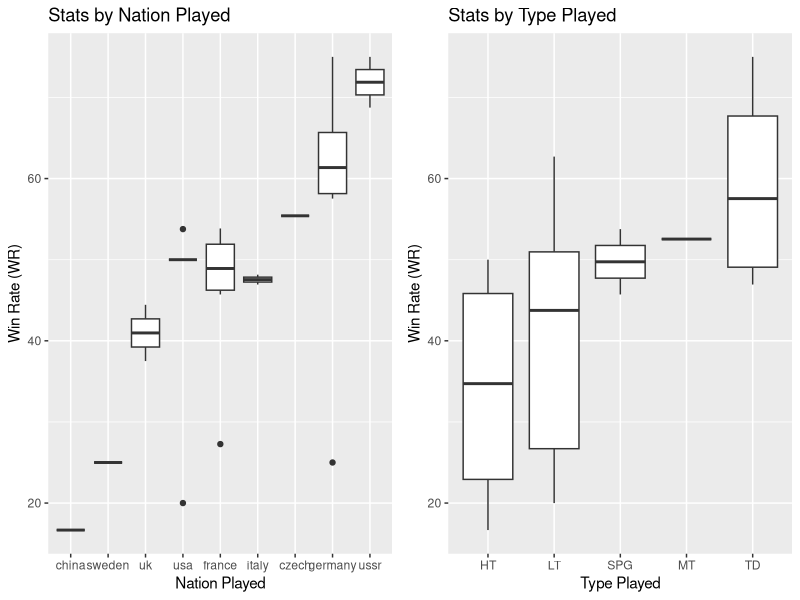

Write R code to recreate this figure.
install.packages("gridExtra")
library(here)
library(tidyverse)

library(readr)
WOT <- read.csv("WOT.csv")

WOT_updated <- filter(WOT, Battles > 3)
WOT_updated$WR <- sub("%","",WOT_updated$WR)
WOT_updated$WR <- as.numeric(WOT_updated$WR)

p <- ggplot(data = WOT_updated,
            mapping = aes(x = reorder(Nation, WR, na.rm=TRUE), y = WR))
plot_a <- p + geom_boxplot() +
  labs(x = "Nation Played",
       y = "Win Rate (WR)",
       title = "Stats by Nation Played")

q <- ggplot(data = WOT_updated,
            mapping = aes(x = reorder(Class, WR, ma.rm=TRUE), y = WR))

plot_b <- q + geom_boxplot() +
  labs(x = "Type Played",
       y = "Win Rate (WR)",
       title = "Stats by Type Played")

gridExtra::grid.arrange(
  plot_a,
  plot_b,
  ncol = 2
)